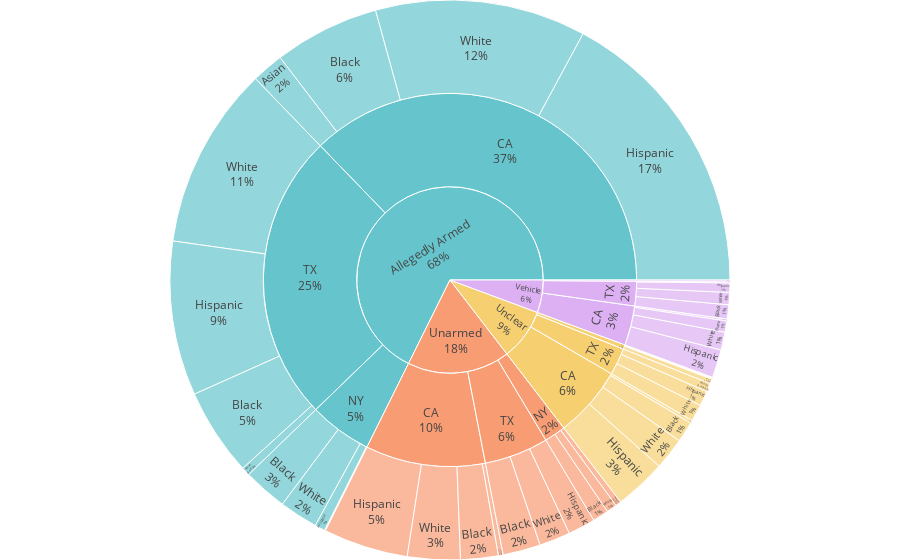

Notebook code for this chart:
### Code cell
df = clean(df_orig)

fig = px.sunburst(
    data_frame=df,
    path=["Unarmed", 'State', "Victim's race"],  # Root, branches, leaves
    color="Unarmed",
    color_discrete_sequence=px.colors.qualitative.Pastel,
    # maxdepth=-1,                        # set the sectors rendered. -1 will render all levels in the hierarchy
    # color="Victim's age",
    # color_continuous_scale=px.colors.sequential.BuGn,
    # range_color=[10,100],

    # branchvalues="total",               # or 'remainder'
    # hover_name="Unarmed",
    # # hover_data={'Unarmed': False},    # remove column name from tooltip  (Plotly version >= 4.8.0)
    # title="7-year Breakdown of Deaths by Police",
    # template='ggplot2',               # 'ggplot2', 'seaborn', 'simple_white', 'plotly',
    #                                   # 'plotly_white', 'plotly_dark', 'presentation',
    #                                   # 'xgridoff', 'ygridoff', 'gridon', 'none'
)

fig.update_traces(textinfo='label+percent entry')
fig.update_layout(margin=dict(t=0, l=0, r=0, b=0))

fig.show()

### Figure 1 — Plotly figure (JSON) as saved in the notebook; plotly's stock layout.template omitted (floating-point values rounded to 4 significant figures)
{"data": [{"branchvalues": "total", "customdata": [["Allegedly Armed"], ["Unclear"], ["Unarmed"], ["Vehicle"], ["Vehicle"], ["Unarmed"], ["Unclear"], ["Allegedly Armed"], ["Vehicle"], ["Unclear"], ["Unclear"], ["Unarmed"], ["Unclear"], ["Vehicle"], ["Allegedly Armed"], ["Unarmed"], ["Allegedly Armed"], ["Unarmed"], ["Unclear"], ["Unclear"], ["Vehicle"], ["Allegedly Armed"], ["Unarmed"], ["Unclear"], ["Allegedly Armed"], ["Vehicle"], ["Vehicle"], ["Vehicle"], ["Unarmed"], ["Unclear"], ["Unclear"], ["Allegedly Armed"], ["Allegedly Armed"], ["Vehicle"], ["Allegedly Armed"], ["Vehicle"], ["Unarmed"], ["Unarmed"], ["Unarmed"], ["Unarmed"], ["Allegedly Armed"], ["Unarmed"], ["Allegedly Armed"], ["Allegedly Armed"], ["Unclear"], ["Vehicle"], ["Vehicle"], ["Unclear"], ["Unarmed"], ["Unclear"], ["Allegedly Armed"], ["Allegedly Armed"], ["Unarmed"], ["Unclear"], ["Vehicle"], ["Allegedly Armed"], ["Allegedly Armed"]], "domain": {"x": [0, 1], "y": [0, 1]}, "hovertemplate": "labels=%{label}<br>count=%{value}<br>parent=%{parent}<br>id=%{id}<br>Unarmed=%{customdata[0]}<extra></extra>", "ids": ["Allegedly Armed/CA/Asian", "Unclear/NY/Hispanic", "Unarmed/TX/Hispanic", "Vehicle/TX/Hispanic", "Vehicle/CA/White", "Unarmed/NY/White", "Unclear/NY/White", "Allegedly Armed/TX/White", "Vehicle/CA/Hispanic", "Unclear/TX/White", "Unclear/CA", "Unarmed/NY", "Unclear/NY", "Vehicle/NY", "Allegedly Armed/TX", "Unarmed/TX", "Allegedly Armed", "Unarmed/CA", "Unclear/CA/Hispanic", "Unclear/TX/Hispanic", "Vehicle", "Allegedly Armed/NY/Black", "Unarmed/NY/Black", "Unclear/NY/Black", "Allegedly Armed/CA/Black", "Vehicle/CA/Black", "Vehicle/TX/Asian", "Vehicle/NY/Black", "Unarmed/TX/Black", "Unclear/CA/Asian", "Unclear/TX/Black", "Allegedly Armed/TX/Black", "Allegedly Armed/CA/Hispanic", "Vehicle/CA/Asian", "Allegedly Armed/NY", "Vehicle/CA", "Unarmed/CA/Asian", "Unarmed/CA/Black", "Unarmed", "Unarmed/TX/White", "Allegedly Armed/NY/Hispanic", "Unarmed/NY/Hispanic", "Allegedly Armed/TX/Hispanic", "Allegedly Armed/CA/White", "Unclear", "Vehicle/TX/White", "Vehicle/TX", "Unclear/CA/Black", "Unarmed/CA/Hispanic", "Unclear/CA/White", "Allegedly Armed/NY/White", "Allegedly Armed/CA", "Unarmed/CA/White", "Unclear/TX", "Vehicle/TX/Black", "Allegedly Armed/TX/Asian", "Allegedly Armed/NY/Asian"], "labels": ["Asian", "Hispanic", "Hispanic", "Hispanic", "White", "White", "White", "White", "Hispanic", "White", "CA", "NY", "NY", "NY", "TX", "TX", "Allegedly Armed", "CA", "Hispanic", "Hispanic", "Vehicle", "Black", "Black", "Black", "Black", "Black", "Asian", "Black", "Black", "Asian", "Black", "Black", "Hispanic", "Asian", "NY", "CA", "Asian", "Black", "Unarmed", "White", "Hispanic", "Hispanic", "Hispanic", "White", "Unclear", "White", "TX", "Black", "Hispanic", "White", "White", "CA", "White", "TX", "Black", "Asian", "Asian"], "marker": {"colors": ["rgb(102, 197, 204)", "rgb(246, 207, 113)", "rgb(248, 156, 116)", "rgb(220, 176, 242)", "rgb(220, 176, 242)", "rgb(248, 156, 116)", "rgb(246, 207, 113)", "rgb(102, 197, 204)", "rgb(220, 176, 242)", "rgb(246, 207, 113)", "rgb(246, 207, 113)", "rgb(248, 156, 116)", "rgb(246, 207, 113)", "rgb(220, 176, 242)", "rgb(102, 197, 204)", "rgb(248, 156, 116)", "rgb(102, 197, 204)", "rgb(248, 156, 116)", "rgb(246, 207, 113)", "rgb(246, 207, 113)", "rgb(220, 176, 242)", "rgb(102, 197, 204)", "rgb(248, 156, 116)", "rgb(246, 207, 113)", "rgb(102, 197, 204)", "rgb(220, 176, 242)", "rgb(220, 176, 242)", "rgb(220, 176, 242)", "rgb(248, 156, 116)", "rgb(246, 207, 113)", "rgb(246, 207, 113)", "rgb(102, 197, 204)", "rgb(102, 197, 204)", "rgb(220, 176, 242)", "rgb(102, 197, 204)", "rgb(220, 176, 242)", "rgb(248, 156, 116)", "rgb(248, 156, 116)", "rgb(248, 156, 116)", "rgb(248, 156, 116)", "rgb(102, 197, 204)", "rgb(248, 156, 116)", "rgb(102, 197, 204)", "rgb(102, 197, 204)", "rgb(246, 207, 113)", "rgb(220, 176, 242)", "rgb(220, 176, 242)", "rgb(246, 207, 113)", "rgb(248, 156, 116)", "rgb(246, 207, 113)", "rgb(102, 197, 204)", "rgb(102, 197, 204)", "rgb(248, 156, 116)", "rgb(246, 207, 113)", "rgb(220, 176, 242)", "rgb(102, 197, 204)", "rgb(102, 197, 204)"]}, "name": "", "parents": ["Allegedly Armed/CA", "Unclear/NY", "Unarmed/TX", "Vehicle/TX", "Vehicle/CA", "Unarmed/NY", "Unclear/NY", "Allegedly Armed/TX", "Vehicle/CA", "Unclear/TX", "Unclear", "Unarmed", "Unclear", "Vehicle", "Allegedly Armed", "Unarmed", "", "Unarmed", "Unclear/CA", "Unclear/TX", "", "Allegedly Armed/NY", "Unarmed/NY", "Unclear/NY", "Allegedly Armed/CA", "Vehicle/CA", "Vehicle/TX", "Vehicle/NY", "Unarmed/TX", "Unclear/CA", "Unclear/TX", "Allegedly Armed/TX", "Allegedly Armed/CA", "Vehicle/CA", "Allegedly Armed", "Vehicle", "Unarmed/CA", "Unarmed/CA", "", "Unarmed/TX", "Allegedly Armed/NY", "Unarmed/NY", "Allegedly Armed/TX", "Allegedly Armed/CA", "", "Vehicle/TX", "Vehicle", "Unclear/CA", "Unarmed/CA", "Unclear/CA", "Allegedly Armed/NY", "Allegedly Armed", "Unarmed/CA", "Unclear", "Vehicle/TX", "Allegedly Armed/TX", "Allegedly Armed/NY"], "textinfo": "label+percent entry", "type": "sunburst", "values": [34, 1, 29, 10, 19, 11, 1, 194, 30, 18, 114, 34, 7, 2, 460, 102, 1245, 191, 55, 16, 104, 47, 17, 5, 112, 12, 1, 2, 40, 3, 9, 93, 315, 2, 100, 63, 5, 40, 327, 33, 11, 6, 164, 224, 164, 13, 39, 22, 90, 34, 41, 685, 56, 43, 15, 9, 1]}], "layout": {"legend": {"tracegroupgap": 0}, "margin": {"b": 0, "l": 0, "r": 0, "t": 0}, "sunburstcolorway": ["rgb(102, 197, 204)", "rgb(246, 207, 113)", "rgb(248, 156, 116)", "rgb(220, 176, 242)", "rgb(135, 197, 95)", "rgb(158, 185, 243)", "rgb(254, 136, 177)", "rgb(201, 219, 116)", "rgb(139, 224, 164)", "rgb(180, 151, 231)", "rgb(179, 179, 179)"]}}
